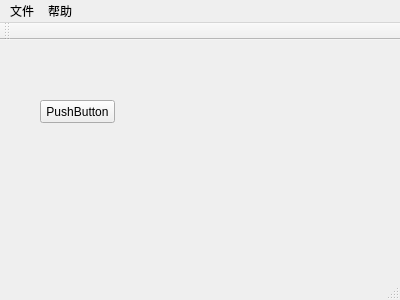
<?xml version="1.0" encoding="UTF-8"?>
<ui version="4.0">
 <class>CicadaMainWindow</class>
 <widget class="QMainWindow" name="CicadaMainWindow">
  <property name="geometry">
   <rect>
    <x>0</x>
    <y>0</y>
    <width>400</width>
    <height>300</height>
   </rect>
  </property>
  <property name="windowTitle">
   <string>CicadaMainWindow</string>
  </property>
  <widget class="QWidget" name="centralWidget">
   <widget class="QPushButton" name="btnTest">
    <property name="geometry">
     <rect>
      <x>40</x>
      <y>60</y>
      <width>75</width>
      <height>23</height>
     </rect>
    </property>
    <property name="text">
     <string>PushButton</string>
    </property>
   </widget>
  </widget>
  <widget class="QMenuBar" name="menuBar">
   <property name="geometry">
    <rect>
     <x>0</x>
     <y>0</y>
     <width>400</width>
     <height>23</height>
    </rect>
   </property>
   <widget class="QMenu" name="menu">
    <property name="title">
     <string>文件</string>
    </property>
    <addaction name="actionQuit"/>
   </widget>
   <widget class="QMenu" name="menu_2">
    <property name="title">
     <string>帮助</string>
    </property>
    <addaction name="actionAbout"/>
   </widget>
   <addaction name="menu"/>
   <addaction name="menu_2"/>
  </widget>
  <widget class="QToolBar" name="mainToolBar">
   <attribute name="toolBarArea">
    <enum>TopToolBarArea</enum>
   </attribute>
   <attribute name="toolBarBreak">
    <bool>false</bool>
   </attribute>
  </widget>
  <widget class="QStatusBar" name="statusBar"/>
  <action name="actionQuit">
   <property name="text">
    <string>退出</string>
   </property>
  </action>
  <action name="actionAbout">
   <property name="text">
    <string>关于</string>
   </property>
  </action>
 </widget>
 <layoutdefault spacing="6" margin="11"/>
 <resources/>
 <connections/>
</ui>
